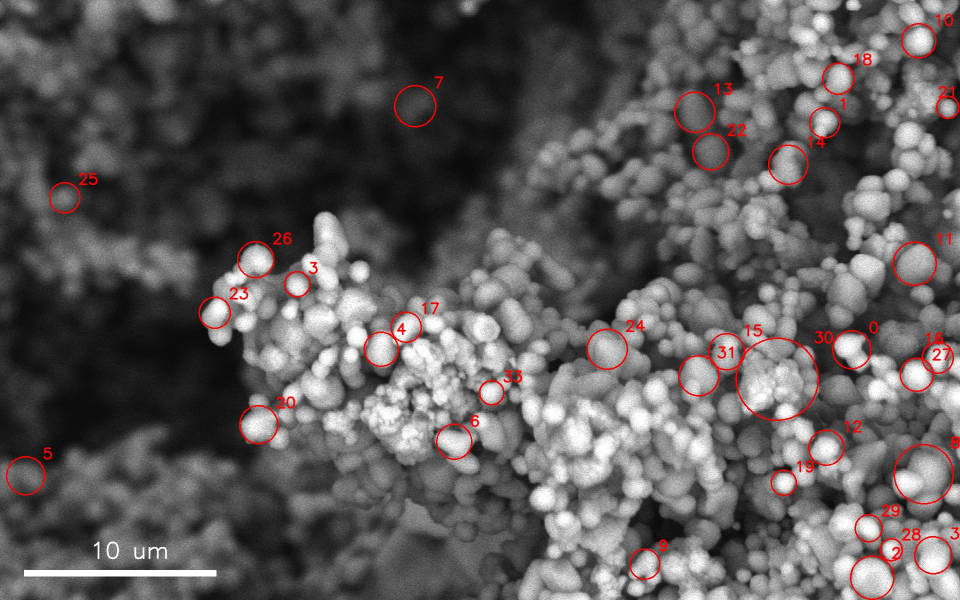
#> input picture autoemx/scripts/input/example_particle_stats/SEM images/L10M80N10_frAR55_particles.jpg, 1920 x 1200 px (shown at 1/2 size); its folder holds only this picture in this run
$ python -i image_utilities.py   (imports and definitions only)
#> lines starting #> are read from the running program, lines starting #| are printed output that depends on the picture
#> further down, picture is the input picture: shape (1200, 1920, 3); mean B, G, R 89.4, 89.4, 92.9
#!/usr/bin/env python3
# -*- coding: utf-8 -*-
"""
Image utilities and coordinate conversion module for electron microscopy.

This module provides image processing, saving, and coordinate transformation utilities
for scanning electron microscopy applications.

Functions
---------
convert_pixel_pos_to_mm
    Convert pixel coordinates to absolute stage coordinates.
convert_XS_coords_to_pixels
    Convert XS coordinates to pixel coordinates.
draw_annotations
    Draw circles and labels (e.g. X-ray spectrum spots) on an RGB image.
save_frame_image
    Save an EM frame, with optional annotations and scale bar.
normalise_img
    Normalize brightness of an RGB image.

Created on 2026
@author: Andrea
"""
import os
import json
import warnings
import numpy as np
import cv2
from PIL import Image

from autoemx.utils.helper import draw_scalebar
import autoemx.utils.constants as cnst


# [262 lines left out: functions convert_pixel_pos_to_mm, convert_XS_coords_to_pixels, draw_annotations, xsp_spot_annotation, save_frame_image, not called in this run]


def normalise_img(img: np.ndarray, target_brightness: float = 128.0) -> np.ndarray:
    """
    Normalize brightness of an RGB image to a target brightness level.

    Parameters
    ----------
    img : np.ndarray
        Input RGB image (uint8).
    target_brightness : float, optional
        Desired average brightness (0–255), default 128.0.

    Returns
    -------
    np.ndarray
        Brightness-normalized RGB image (uint8).

    Raises
    ------
    TypeError
        If input is not a numpy array.
    ValueError
        If image does not have 3 channels after conversion.
    """
#> called with target_brightness = 128
    if not isinstance(img, np.ndarray):
        raise TypeError(f"Expected image as np.ndarray, got {type(img)}")

    # Handle grayscale or 1-channel image
    if img.ndim == 2:
        img = cv2.cvtColor(img, cv2.COLOR_GRAY2BGR)
    elif img.ndim == 3:
        if img.shape[2] == 1:
            img = cv2.cvtColor(img, cv2.COLOR_GRAY2BGR)
        elif img.shape[2] == 4:
            img = img[:, :, :3]  # strip alpha channel

    # Final check
    if img.ndim != 3 or img.shape[2] != 3:
        raise ValueError("Input image must be an RGB image with 3 channels.")

    # Convert to grayscale to compute current brightness
    gray = cv2.cvtColor(img, cv2.COLOR_BGR2GRAY)
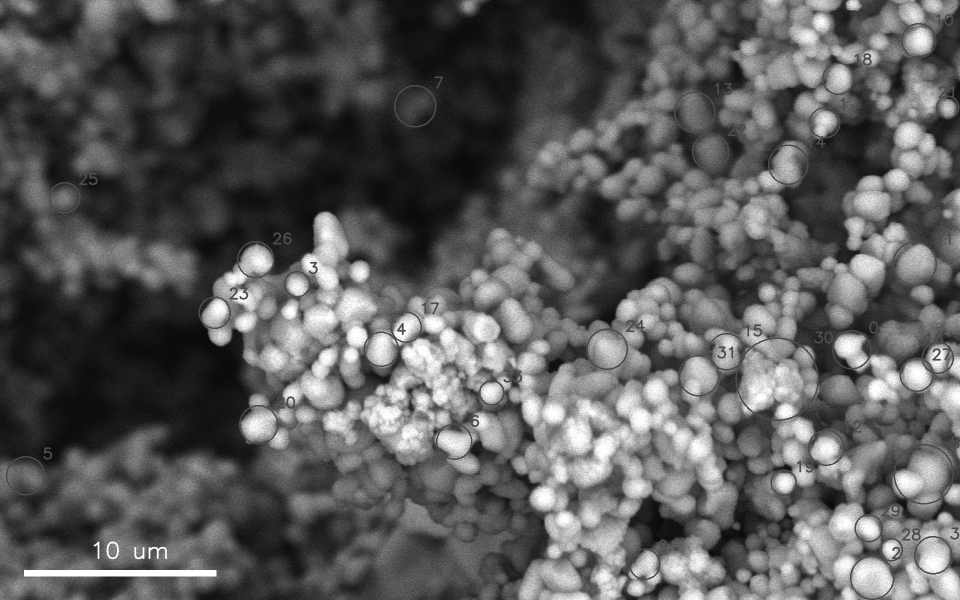
#> gray: shape (1200, 1920) (shown at 1/2 size); min 5, max 255, mean 90.5
    current_brightness = np.mean(gray)
#> current_brightness = 90.47

    # Avoid division by zero
    if current_brightness == 0:
        scale = 1.0
    else:
        scale = target_brightness / current_brightness
#> scale = 1.41

    # Scale image and clip to valid range
    img_float = img.astype(np.float32) * scale
    img_scaled = np.clip(img_float, 0, 255).astype(np.uint8)
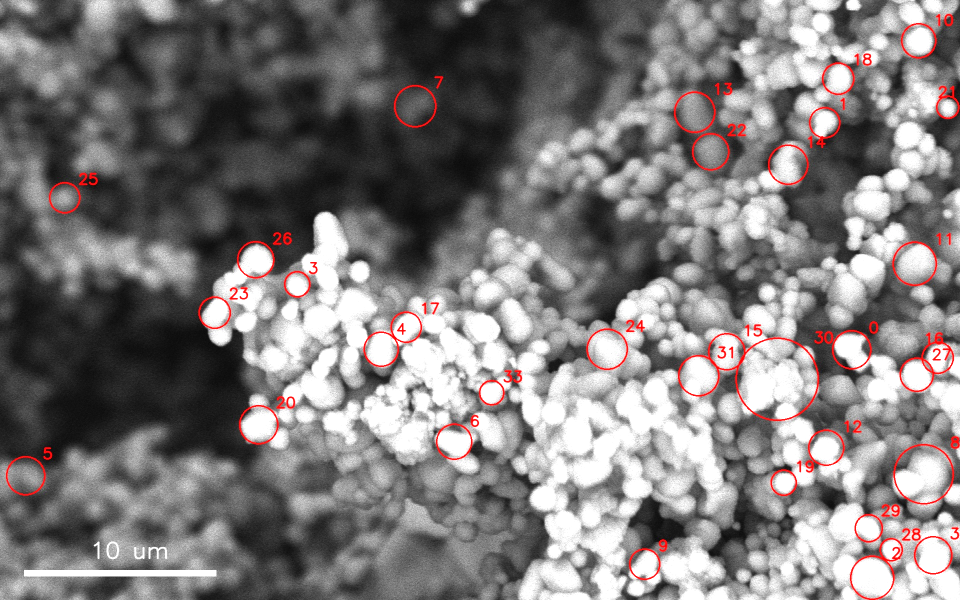
#> img_scaled: shape (1200, 1920, 3) (shown at 1/2 size); mean B, G, R 121.8, 121.8, 126

    return img_scaled

>>> import cv2
>>> picture = cv2.imread('../../scripts/input/example_particle_stats/SEM images/L10M80N10_frAR55_particles.jpg')
>>> result = normalise_img(picture)
